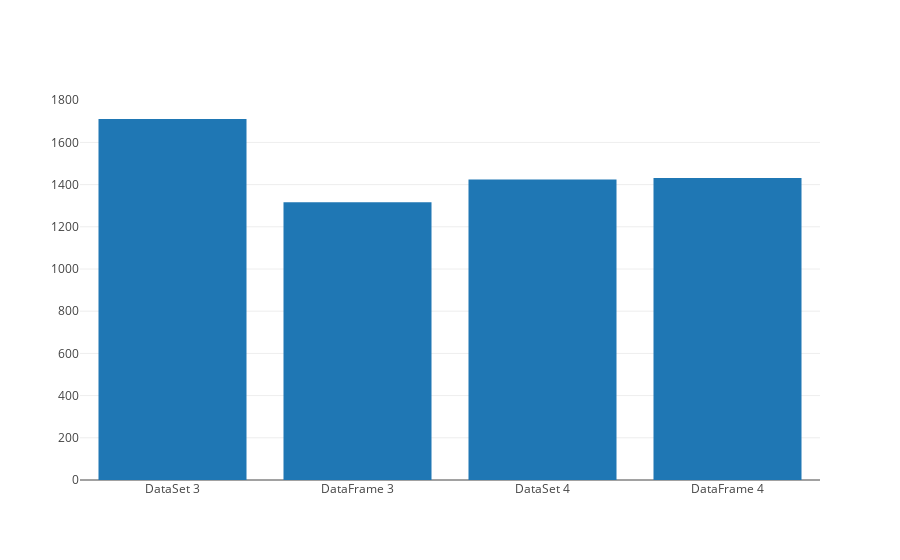

Source (notebook cell):
### Markdown cell above
## 3. Visualización de rendimiento

### Code cell
val (x, y) = Seq(
    "DataSet 3" -> runWithOutput(query_3_DS.collect),
    "DataFrame 3" -> runWithOutput(query_3_DS.collect),
    "DataSet 4" -> runWithOutput(query_4_DS.collect),    
    "DataFrame 4" -> runWithOutput(query_4_DS.collect),
).unzip

Bar(x, y).plot()

### Figure 1 — Plotly figure (JSON) as saved in the notebook; plotly's stock layout.template omitted (floating-point values rounded to 4 significant figures)
{"data": [{"type": "bar", "x": ["DataSet 3", "DataFrame 3", "DataSet 4", "DataFrame 4"], "y": [1711, 1316, 1424, 1431]}], "layout": {}}
